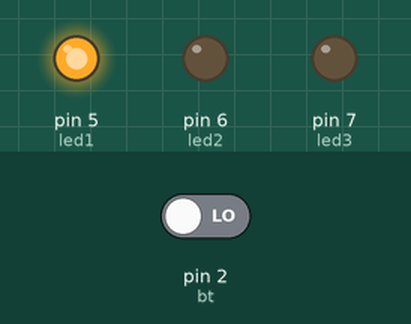
A sketch run on a simulated Arduino Uno, built with avr-gcc and run on an emulated ATmega328P. Parts: output pins drawn as LEDs (lit = HIGH). Dashed ring = blinking. The test bench sets the inputs (shaded band); at power-on: pin 2 (bt) LOW.

Above: at 1.2 s.
1.3 s: pin 2 (bt) driven HIGH
At 2.1 s:
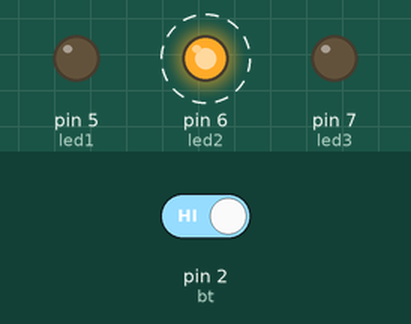
At 2.7 s:
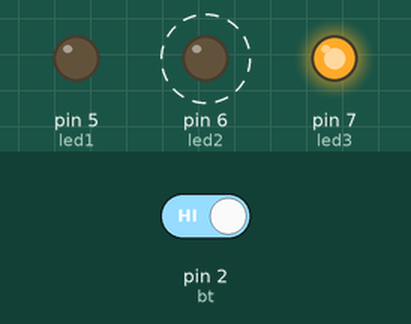
4.3 s: pin 2 (bt) driven LOW
At 5.2 s:
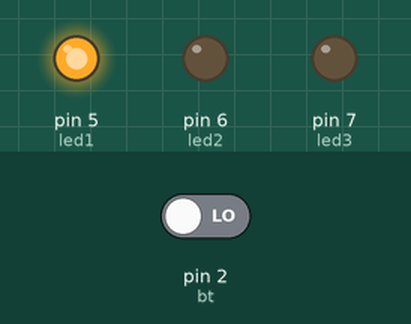
Timing chart, 0 to 7.3 s (numbered marks = the images above; inputs shaded):
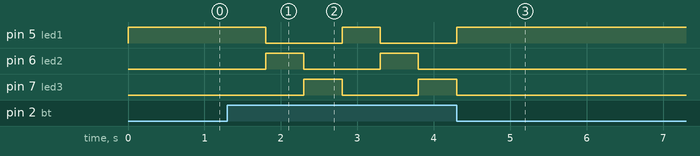

Measured:
- after the input at 1.3 s, pin 5 (led1): HIGH → LOW after 0.50 s, → HIGH 1.0 s later, → LOW 0.50 s later; pin 6 (led2): alternates HIGH for 0.50 s and LOW for 1.0 s, starting after 0.50 s; pin 7 (led3): LOW → HIGH after 1.0 s, → LOW 0.50 s later, → HIGH 1.0 s later
- after the input at 4.3 s, pin 5 (led1): goes on until 4.3 s, then stays HIGH; pin 6 (led2): stops changing and stays LOW; pin 7 (led3): goes on until 4.3 s, then stays LOW

The sketch:

P04_Sequenza_LED_con_BT.ino
```cpp
/* #4 - Sequenza di LED con pulsante

Versione semplice senza debouncing o rilevazione
dei fronti di salita o discesa.
Utilizza una semplice delay

 - LED su D5, D6 e D7
 - BUTTON su D2
*/

//pin del LED
int led1 = 5;
int led2 = 6;
int led3 = 7;

//pin del pulsante
int bt = 2;

//stato = che LED accendo?
int stato = 0;

void setup() {
  //imposto i pin
  pinMode(bt, INPUT);
  pinMode(led1, OUTPUT);
  pinMode(led2, OUTPUT);
  pinMode(led3, OUTPUT);
}

void loop() {
  //se il tasto viene premuto
  if (digitalRead(bt)) {
    //cambio lo stato
    stato++;
    //se stato > 2, lo azzero
    if (stato > 2) stato = 0;
    //attendo che i rimbalzi cessino (poor-man debouncing)
    delay(500);
  }
  //con uno switch decido che LED accendere
  switch(stato){
    case 0:
      digitalWrite(led3, LOW);
      digitalWrite(led1, HIGH);
      break;
    case 1:
      digitalWrite(led1, LOW);
      digitalWrite(led2, HIGH);
      break;
    case 2:
      digitalWrite(led2, LOW);
      digitalWrite(led3, HIGH);
      break;
  }
}
```
